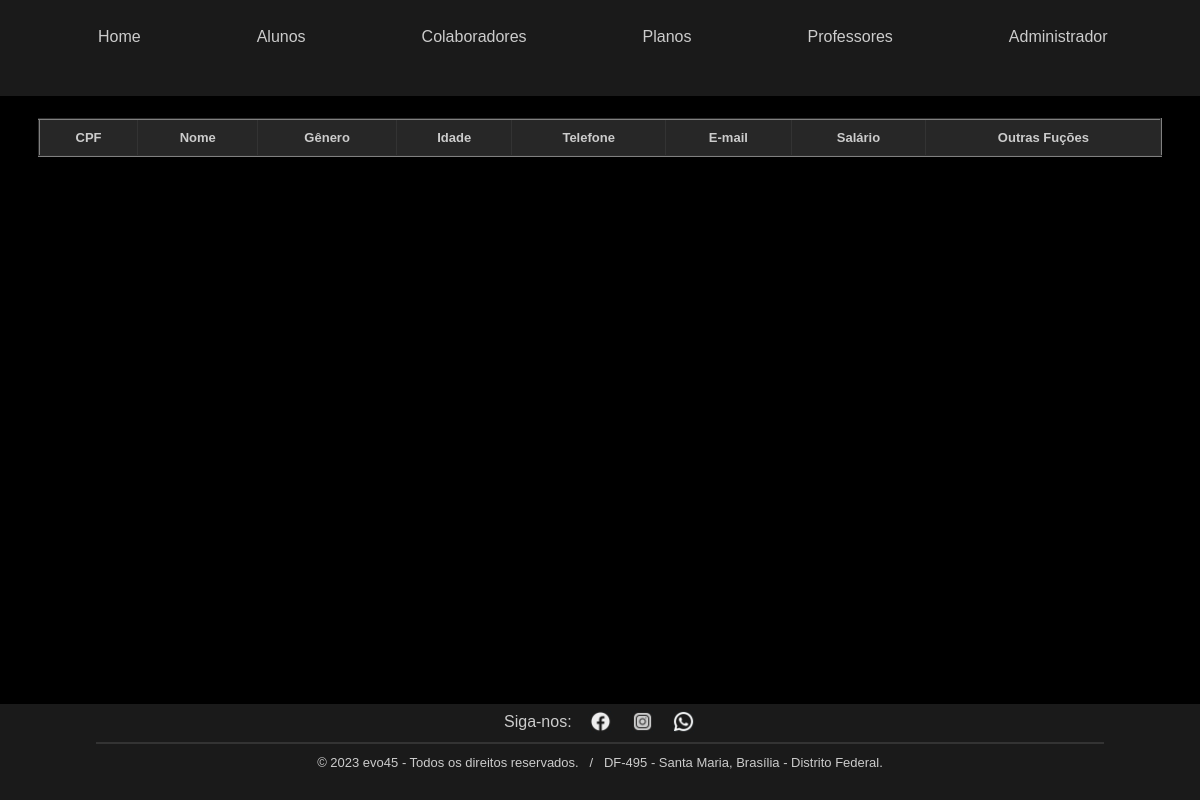
Before: /php/profes_lista.php with the older database file.
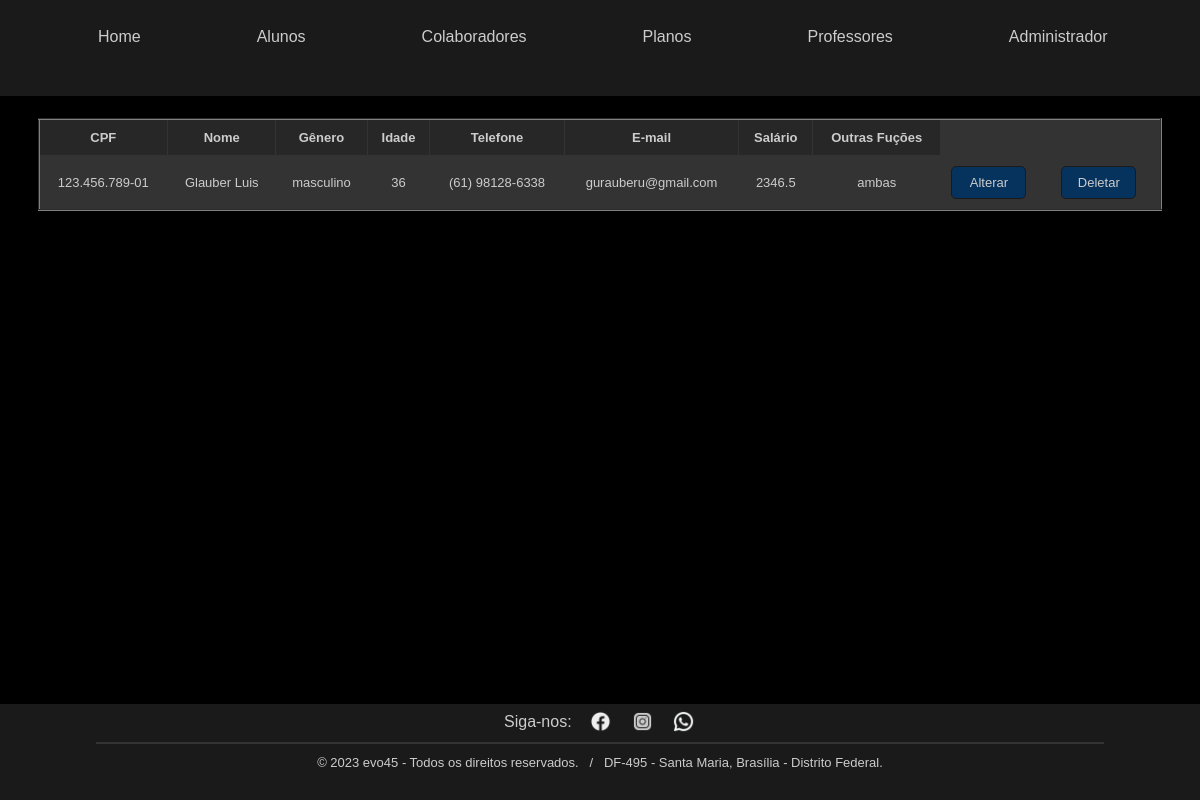
After: the same page with the newer database file.
### tables this page shows
CREATE TABLE `professores` (
  `ID` int(2) NOT NULL AUTO_INCREMENT,
  `cpf` varchar(14) NOT NULL,
  `nom` varchar(60) NOT NULL,
  `gen` varchar(10) NOT NULL,
  `idd` int(2) NOT NULL,
  `tel` varchar(20) NOT NULL,
  `ema` varchar(40) NOT NULL,
  `sal` double NOT NULL,
  `fad` varchar(25) NOT NULL,
  PRIMARY KEY (`ID`)
);

### php/profes_lista.php (the view, shortened to what this page needs)
<!DOCTYPE html>
<html lang="pt-br">
    <head>
        <link rel="stylesheet" href="../css/evo45styles.css">
    </head>
    <body>
        <div class="header-container">
        	<header>
				<div class="navbar">
					<ul>
						<li class="menu-li"><a href="../html/index.html">Home</a></li>
						<li class="menu-li">
							Alunos
						</li>
						<li class="menu-li">
							Colaboradores
						</li>
						<li class="menu-li">
							Planos
						</li>
						<li class="menu-li">
							Professores
						</li>
						<li class="menu-li">
							Administrador
						</li>
					</ul>
				</div>
			</header>
        </div>
        <?php
            $con=mysqli_connect("localhost","root","","evo45");
           $result = mysqli_query($con,"SELECT * FROM professores");
        ?>
        <div class="table-container">
	   		<table border="2">
		   		<thead>
		   			<th>CPF</th>
		   			<th>Nome</th>
		   			<th>Gênero</th>
                    <th>Idade</th>
		   			<th>Telefone</th>
		   			<th>E-mail</th>
		   			<th>Salário</th>
		   			<th>Outras Fuções</th>
		   		</thead>
		       	<?php
		       		while($row = mysqli_fetch_array($result)){
				?>
					<tr style="text-align: center">
				   		<td><?php echo $row['cpf']; ?></td>
						<td><?php echo $row['nom']; ?></td>
						<td><?php echo $row['gen']; ?></td>
						<td><?php echo $row['idd']; ?></td>
			            <td><?php echo $row['tel']; ?></td>
			            <td><?php echo $row['ema']; ?></td>
				        <td><?php echo $row['sal']; ?></td>
				        <td><?php echo $row['fad']; ?></td>
						<td>
							<form action="./profe_alt.php" method="POST">
                                <button type="submit" name="btn_alt" value="ok">
                                    Alterar
                                </button>
							</form>
						</td>
                        <td>
							<form action="./profe_dlt.php" method="POST">
                                <button type="submit" name="btn_del" value="ok">
                                    Deletar
                                </button>
							</form>
						</td>
					</tr>
				<?php
		    		}
		    	?>
	    	</table>
		</div>
        <footer>
			<div class="footer-sm">
				Siga-nos:
					<a href="https://facebook.com" target="_blank">
						<button class="facebook-btn"></button>
					</a>
					<a href="https://instagram.com" target="_blank">
						<button class="instagram-btn"></button>
					</a>
					<a href="https://whatsapp.com" target="_blank">
						<button class="whatsapp-btn"></button>
					</a>
			</div>
			<hr>
			<div>
				<p>© 2023 evo45 - Todos os direitos reservados. &nbsp; / &nbsp;
                   DF-495 - Santa Maria, Brasília - Distrito Federal.</p>
			</div>
		</footer>
    </body>
</html>

### css/evo45styles.css (style rules this page uses)
.header-container { background-color: #1a1a1a; width: 100%; height: 12%; position: fixed; top: 0; left: 0; right: 0; z-index: 100; }
header .navbar a { color: #cccccc; text-decoration: none; }
header .navbar ul { display: flex; flex-direction: row; align-items: center; }
header .navbar li { display: inline; margin-right: 5%; margin-left: 5%; margin-top: 1%; text-decoration: none; }
body { background-color: black; font-family: Arial, sans-serif; text-align: center; color: #cccccc; }
.table-container { margin-top: 10%; font-size: small; }
table { width: 95%; border-collapse: collapse; text-align: center; margin-left: auto; margin-right: auto; background-color: #333; }
thead { background-color: #272727; }
td, th { padding: 10px; border: 1px solid #333; }
button[type="submit"][name="btn_alt"][value="ok"], button[type="submit"][name="btn_del"][value="ok"] { font-size: small; width: 75px; height: 33px; }
form { display: flex; flex-direction: column; }
input, button { border-radius: 5px; text-align: center; width: 170px; padding: 8px; border: 1px solid #1a1a1a; font-size: 14px; }
button { background-color: #06335e; color: #cccccc; cursor: pointer; width: 189px; height: 35px; margin-top: px; }
footer { background-color: #1a1a1a; position:fixed; left: 0; right: 0; bottom: 0; width: 100%; height: 12%; z-index: 2; font-size: medium; }
footer p { text-align: center; margin: 0; padding-top: 3px; font-size: small; }
.footer-sm { display: flex; justify-content:space-between; align-items: center; padding-top: 5px; margin-left: 42%; margin-right: 42%; }
footer button { border-radius: 8px; cursor: pointer; background-size: cover; background-repeat: no-repeat; background-position: center center; width: 25px; height: 25px; }
.facebook-btn { background-image: url("../images/facebook-1.png"); }
.instagram-btn { background-image: url("../images/instagram-1.png"); }
.whatsapp-btn { background-image: url("../images/whatsapp-1.png"); }
footer hr { margin-left: 8%; margin-right: 8%; border: 1px solid #333; }

Changed rows visible on the page:
added professores: cpf "123.456.789-01", nom "Glauber Luis", gen "masculino", idd "36", tel "(61) 98128-6338", ema "gurauberu@gmail.com", sal "2346.5", fad "ambas"
